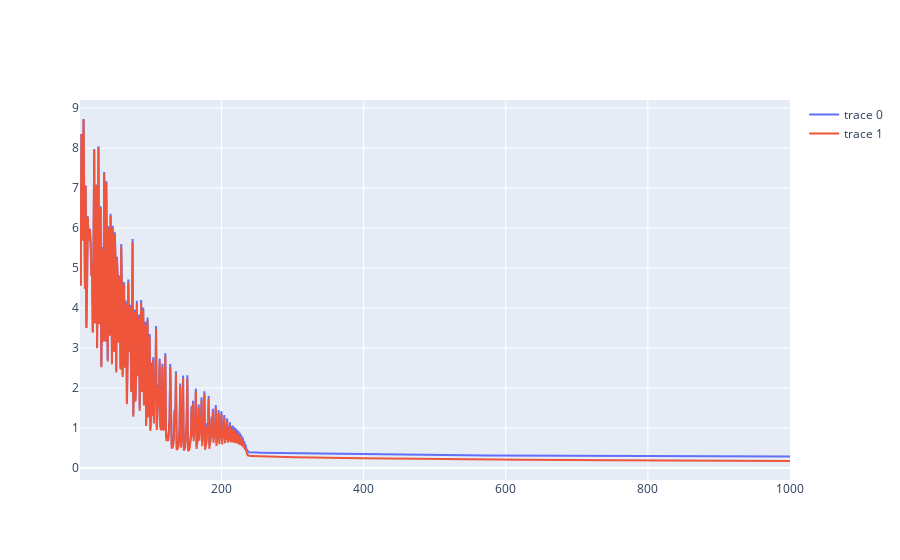

This figure's notebook cell:
### Code cell
losses = pd.DataFrame(sorting_hat.losses)
fig = go.Figure()
fig.add_trace(go.Line(x = losses['step'], y = losses['train_loss']))
fig.add_trace(go.Line(x = losses['step'], y = losses['test_loss']))
fig.show()

### Figure 1 — Plotly figure (JSON) as saved in the notebook; plotly's stock layout.template omitted (floating-point values rounded to 4 significant figures; data arrays with more than 128 entries replaced by an {"elided": "..."} marker saying what was removed)
{"data": [{"type": "scatter", "x": {"elided": "1000 int values"}, "y": {"elided": "1000 float values"}}, {"type": "scatter", "x": {"elided": "1000 int values"}, "y": {"elided": "1000 float values"}}], "layout": {}}
